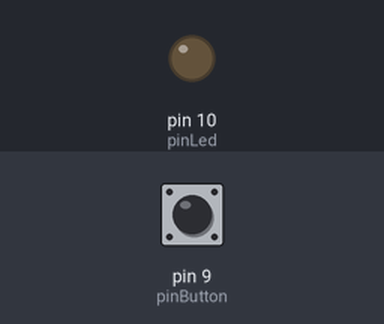
This sketch was run on a simulated Arduino Uno, built with avr-gcc and run on an emulated ATmega328P. On the bench: output pins drawn as LEDs (lit = HIGH). The test bench sets the inputs (shaded band); at power-on: pin 9 (pinButton) LOW.

Above: at 1.2 s.
1.3 s: pin 9 (pinButton) pulled HIGH for 0.15 s
At 1.37 s:
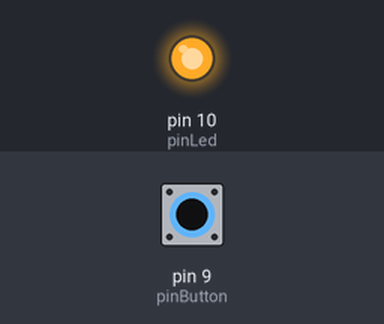
2.9 s: pin 9 (pinButton) pulled HIGH for 3.2 s
At 7.0 s:
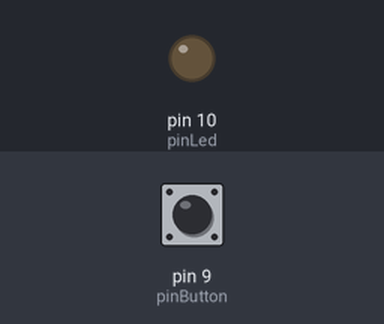
Timing chart, 0 to 8.5 s (numbered marks = the images above; inputs shaded):
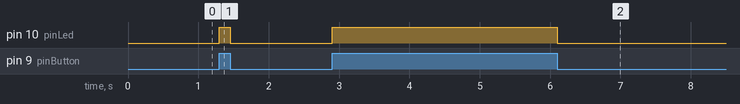

The sketch:

led-button.ino
```cpp
const int pinLed = 10;
const int pinButton = 9;

void setup() {
  pinMode(pinLed, OUTPUT);
  pinMode(pinButton, INPUT);
}

void loop() {

  int buttonState = digitalRead(pinButton);

  if(buttonState == HIGH){
    digitalWrite(pinLed, HIGH);
  }
  else
  {
    digitalWrite(pinLed, LOW);
  }
}
```

Measured:
- after the input at 1.3 s, pin 10 (pinLed): LOW → HIGH at once, → LOW 0.15 s later
- after the input at 2.9 s, pin 10 (pinLed): LOW → HIGH at once, → LOW 3.2 s later
